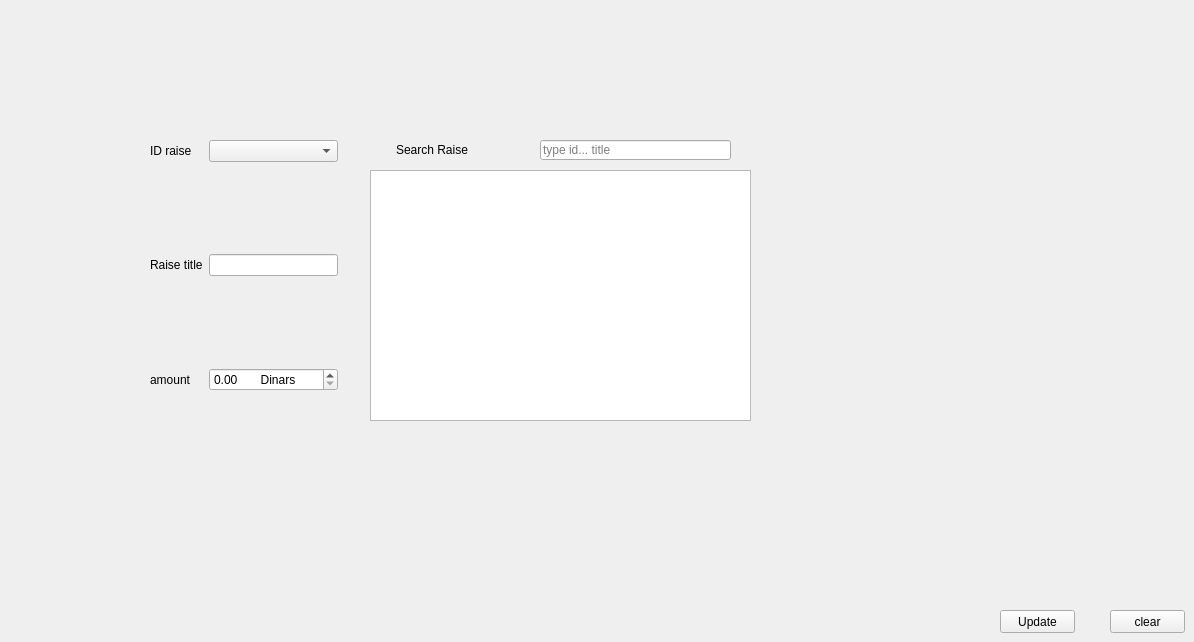
       <widget class="QWidget" name="tab_7">
        <attribute name="title">
         <string>Update</string>
        </attribute>
        <widget class="QWidget" name="layoutWidget_2">
         <property name="geometry">
          <rect>
           <x>150</x>
           <y>140</y>
           <width>188</width>
           <height>251</height>
          </rect>
         </property>
         <layout class="QFormLayout" name="formLayout_3">
          <item row="0" column="0">
           <widget class="QLabel" name="ID_raise_l_2">
            <property name="text">
             <string>ID raise</string>
            </property>
           </widget>
          </item>
          <item row="0" column="1">
           <widget class="QComboBox" name="id_raise_update"/>
          </item>
          <item row="2" column="0">
           <widget class="QLabel" name="Raise_title_l_2">
            <property name="text">
             <string>Raise title</string>
            </property>
           </widget>
          </item>
          <item row="2" column="1">
           <widget class="QLineEdit" name="Raise_title_le_update"/>
          </item>
          <item row="4" column="0">
           <widget class="QLabel" name="amount_raise_l_2">
            <property name="text">
             <string>amount</string>
            </property>
           </widget>
          </item>
          <item row="4" column="1">
           <widget class="QDoubleSpinBox" name="amount_raise_sp_update">
            <property name="suffix">
             <string>       Dinars</string>
            </property>
            <property name="maximum">
             <double>99999.000000000000000</double>
            </property>
            <property name="singleStep">
             <double>0.500000000000000</double>
            </property>
           </widget>
          </item>
          <item row="3" column="1">
           <spacer name="verticalSpacer_4">
            <property name="orientation">
             <enum>Qt::Vertical</enum>
            </property>
            <property name="sizeHint" stdset="0">
             <size>
              <width>20</width>
              <height>80</height>
             </size>
            </property>
           </spacer>
          </item>
          <item row="1" column="1">
           <spacer name="verticalSpacer_5">
            <property name="orientation">
             <enum>Qt::Vertical</enum>
            </property>
            <property name="sizeHint" stdset="0">
             <size>
              <width>20</width>
              <height>80</height>
             </size>
            </property>
           </spacer>
          </item>
         </layout>
        </widget>
        <widget class="QLineEdit" name="search_raise_update">
         <property name="geometry">
          <rect>
           <x>540</x>
           <y>140</y>
           <width>191</width>
           <height>20</height>
          </rect>
         </property>
         <property name="placeholderText">
          <string>type id... title</string>
         </property>
        </widget>
        <widget class="QTableView" name="raises_table_update_view">
         <property name="geometry">
          <rect>
           <x>370</x>
           <y>170</y>
           <width>381</width>
           <height>251</height>
          </rect>
         </property>
         <property name="selectionBehavior">
          <enum>QAbstractItemView::SelectRows</enum>
         </property>
        </widget>
        <widget class="QPushButton" name="submit_update">
         <property name="geometry">
          <rect>
           <x>1000</x>
           <y>610</y>
           <width>75</width>
           <height>23</height>
          </rect>
         </property>
         <property name="text">
          <string>Update</string>
         </property>
        </widget>
        <widget class="QPushButton" name="update_clear">
         <property name="geometry">
          <rect>
           <x>1110</x>
           <y>610</y>
           <width>75</width>
           <height>23</height>
          </rect>
         </property>
         <property name="text">
          <string>clear</string>
         </property>
        </widget>
        <widget class="QLabel" name="label_4">
         <property name="geometry">
          <rect>
           <x>396</x>
           <y>140</y>
           <width>111</width>
           <height>20</height>
          </rect>
         </property>
         <property name="text">
          <string>Search Raise</string>
         </property>
        </widget>
       </widget>
